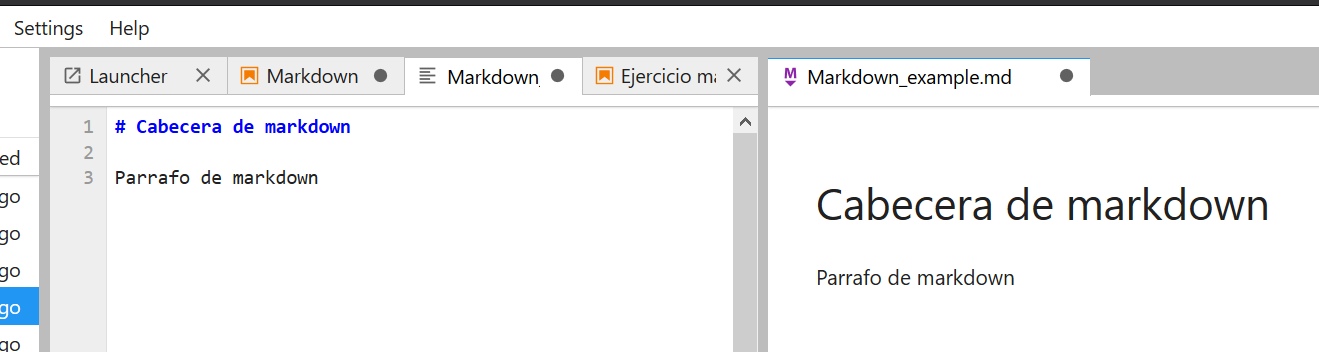
#> input picture 1-RampUp/Python/0-Markdown/Teoria/img/extra_markdown.png, 1319 x 352 px, given in place of Lenna_(test_image).png, which was not available
$ jupyter execute opencv_exercises_Asier.ipynb   (text cells are left out)
#> lines starting #> are read from the running program, lines starting #| are printed output that depends on the picture; after the words box and inside, x2 and y2 are one past the last pixel; in counts of white or black regions, pixels touching at a corner belong together; pictures that were not available may be replaced by others from this repository, and a replacement may not be noted
[cell 1]
import cv2 as cv
import numpy as np
import matplotlib.pyplot as plt

[cell 2]
img = cv.imread('./Resources/Exercise/Lenna_(test_image).png')
#> img is the input picture: shape (352, 1319, 3); mean B, G, R 240.7, 239.8, 239.5
plt.imshow(img);

[cell 3]
plt.imshow(cv.cvtColor(img, cv.COLOR_BGR2RGB));

[cell 4]
h, w = img.shape[:2]
#> h = 352; w = 1319
print("Ancho:", w)
#| Ancho: 1319
print("Alto:", h)
#| Alto: 352

[cell 5]
blank = np.zeros(img.shape[:2], dtype='uint8')

rectangle = cv.rectangle(blank.copy(), (220,90), (500,300), 255, -1)

weird_shape = cv.bitwise_not(img, mask=rectangle)
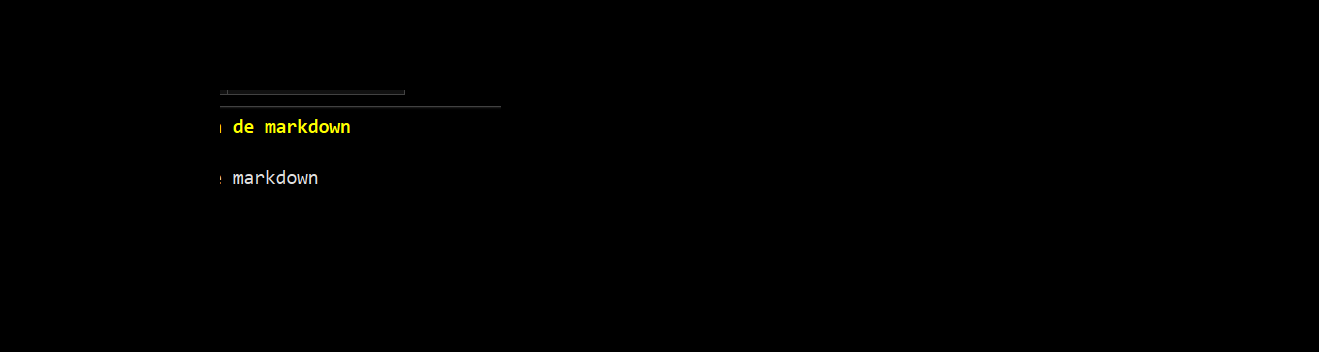
#> weird_shape: shape (352, 1319, 3); mean B, G, R 0.3, 0.6, 0.6

masked = cv.bitwise_and(img,img,mask=cv.bitwise_not(rectangle))
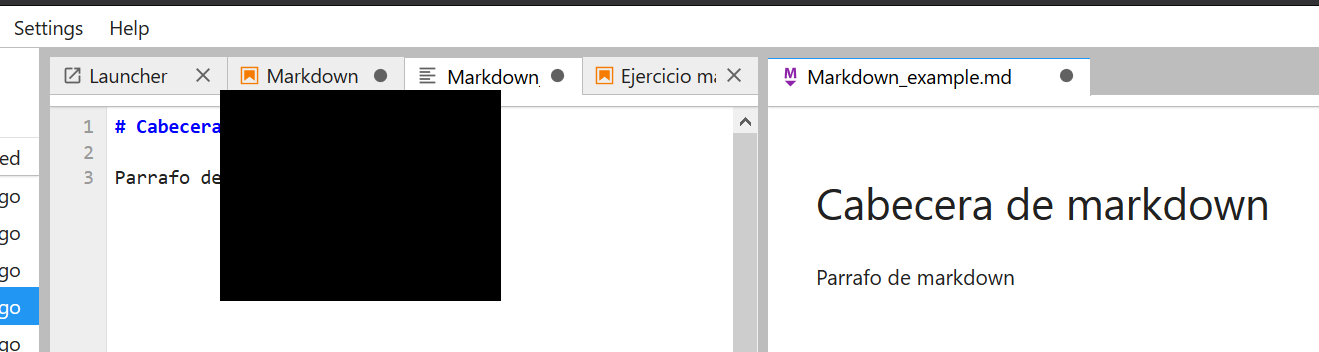
#> masked: shape (352, 1319, 3); mean B, G, R 208.4, 207.8, 207.5
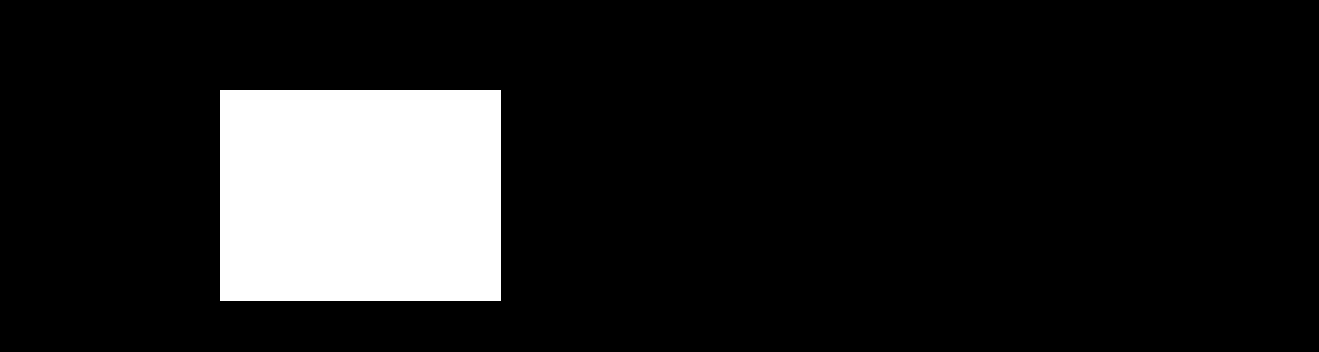
#> rectangle: shape (352, 1319); 12.8% white; 1 white region, box (x1, y1, x2, y2) and area: (220, 90, 501, 301) 59291

final = cv.add(masked, weird_shape)

cv.imshow("Final result", final)

cv.waitKey(0)
cv.destroyAllWindows()

[cell 6]
rolled = np.roll(img, shift=(250, 250), axis=(0, 1))
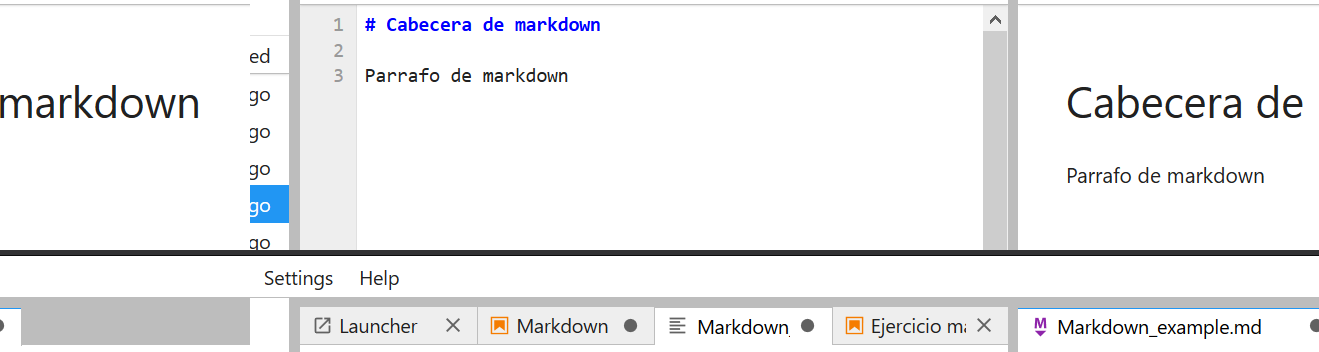
#> rolled: shape (352, 1319, 3); mean B, G, R 240.7, 239.8, 239.5

cv.imshow("Original", img)
cv.imshow("Rolled", rolled)

cv.waitKey(0)
cv.destroyAllWindows()

[cell 7]
capture = cv.VideoCapture('./Resources/Videos/asier.mp4') # creamos el capturador de frames
haar_cascade = cv.CascadeClassifier('./Resources/Exercise/haarcascade_frontalface_default.xml')


while True:
    isTrue, frame = capture.read()

    if not isTrue:
        break

    else:
        last_frame = frame.copy()
        gray = cv.cvtColor(frame, cv.COLOR_BGR2GRAY)

        faces_rect = haar_cascade.detectMultiScale(gray, scaleFactor=1.1, minNeighbors=5) # Nos devolverá una lista con las coordenadas
#> faces_rect = ()
        # rectangulares de cada una de las caras que ha identificado.

        for (x,y,w,h) in faces_rect:
            cv.rectangle(frame, (x,y), (x+w,y+h), (0,255,0), thickness=2) # dibuja el rectángulo en las coordenadas especificadas
#> this loop made 0 passes

        cv.imshow('Detected Faces', frame)

        if cv.waitKey(20) & 0xFF==ord('c'): # permite salir del bucle pulsando la tecla 'c'
#> (key Esc is pressed here)
            break
capture.release()
cv.destroyAllWindows()
print(f'Number of faces found = {len(faces_rect)}')
